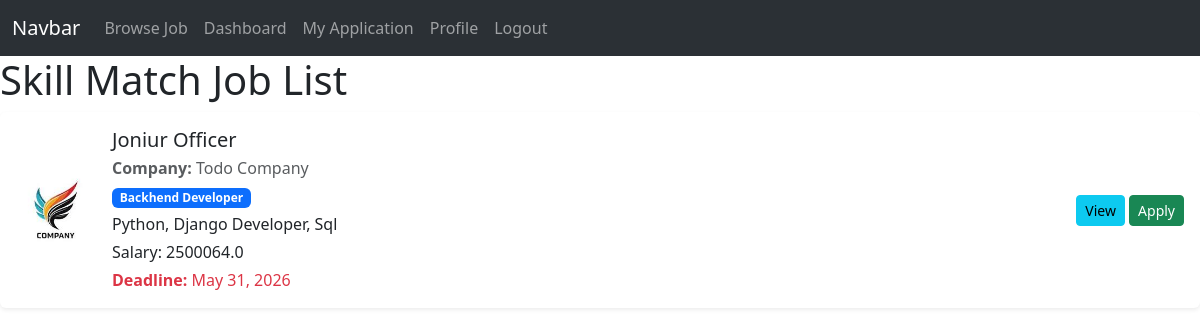
The app's page /dashboard-page/ (signed in) with its own data.
### JobPortalApp/models.py (models this page shows, shortened)
class JobPostingModel(models.Model):
    posted_by=models.ForeignKey(RecruiterProfileModel,on_delete=models.CASCADE,
                                related_name='posted_job',null=True)
    Category=models.ForeignKey(CategoryModel,on_delete=models.CASCADE,null=True)
    title=models.CharField(max_length=100,null=True)
    number_of_openings=models.PositiveIntegerField(null=True)
    description=models.TextField(null=True)
    skill_set=models.TextField(null=True)
    deadline=models.DateField(null=True)
    salary=models.FloatField(null=True)
    created_at=models.DateField(auto_now_add=True,null=True)
    updated_at=models.DateField(auto_now=True,null=True)

class RecruiterProfileModel(models.Model):
    recruiter=models.OneToOneField(UserCustomModel,on_delete=models.CASCADE,
                                   related_name='recruiter_profile',null=True)
    company_name=models.CharField(max_length=100, null=True)
    address=models.TextField(null=True)
    contact=models.CharField(max_length=20,null=True)
    logo=models.ImageField(upload_to='company_logo',null=True)
    created_at=models.DateField(auto_now_add=True,null=True)
    updated_at=models.DateField(auto_now=True,null=True)

class CategoryModel(models.Model):
    name=models.CharField(max_length=100,null=True)

### JobPortalApp/views.py (the view)
# urls.py: path('dashboard-page/',dashboard_page,name='dashboard_page'),
@login_required
def dashboard_page(request):
    try:
        seeker_profile=request.user.seeker_profile
    except:
        messages.error(request,'Please Update Your Profile First')
        return redirect('update_profile_view')
    if request.user.user_type == 'Seeker':
        seeker_skills=request.user.seeker_profile.skill_set
        job_data=JobPostingModel.objects.none()
        for skill in seeker_skills.split(','):
            clear_skill=skill.strip()
            job_data |=JobPostingModel.objects.filter(skill_set__icontains=clear_skill)
    context={
        'job_data':job_data
    }
    return render(request,'Dashboard.html',context)

### JobPortalApp/templates/Dashboard.html (shortened to what this page needs)
{% extends 'master/base.html' %}
{% block content %}
<h1>Skill Match Job List</h1>
{% for job in job_data %}
 <div class="card shadow-sm border-0 mb-3 mt-2">
      <div class="card-body">
        <div class="d-flex align-items-center">
          <div class="flex-shrink-0 me-3">
            <img src="{{ job.posted_by.logo.url }}" alt="{{ job.posted_by.company_name }}" class="rounded" style="width: 80px; height: 80px; object-fit: cover;" />
          </div>
          <div class="flex-grow-1">
            <h5 class="mb-1">{{ job.title }}</h5>
            <p class="mb-1 text-muted">
              <strong>Company:</strong>
              {{ job.posted_by.company_name }}
            </p>
            <p class="mb-1">
              <span class="badge bg-primary">{{ job.Category.name }}</span>
            </p>
            <p class="mb-1">{{ job.skill_set }}</p>
            <p class="mb-1">Salary: {{ job.salary }}</p>
            <p class="mb-0 text-danger">
              <strong>Deadline:</strong>
              {{ job.deadline }}
            </p>
          </div>
          <div class="text-end">
            <a href="" class="btn btn-info btn-sm" >View</a>
            {% if request.user.user_type != 'Recruiter' %}
            <a href="{% url 'apply_job_view' job.id %}" class="btn btn-success btn-sm" >Apply</a>
            {% endif %}
          </div>
          </div>
      </div>
    </div>
{% endfor %}
{% endblock content %}

### records on screen
JobPostingModel: posted_by.logo (picture), title "Joniur Officer", posted_by.company_name "Todo Company", Category.name "Backhend Developer", skill_set "Python, Django Developer, Sql", salary "2500064.0", deadline "May 31, 2026"
